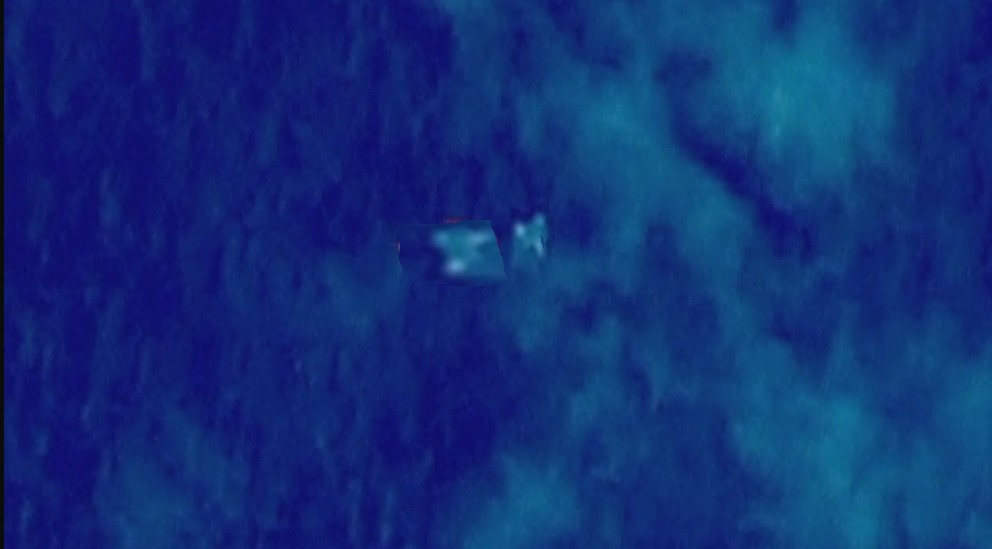
#> input picture image/data/chinese.sample.jpg, 992 x 549 px
$ jupyter execute Untitled.ipynb
#> lines starting #> are read from the running program, lines starting #| are printed output that depends on the picture; after the words box and inside, x2 and y2 are one past the last pixel; in counts of white or black regions, pixels touching at a corner belong together
[cell 1]
import cv2
import imutils
import matplotlib.pyplot as plt

[cell 2]
image = cv2.imread("data/chinese.sample.jpg")
#> image is the input picture: shape (549, 992, 3); mean B, G, R 119.7, 47.1, 16.6
mask = cv2.imread("data/mask.jpg")
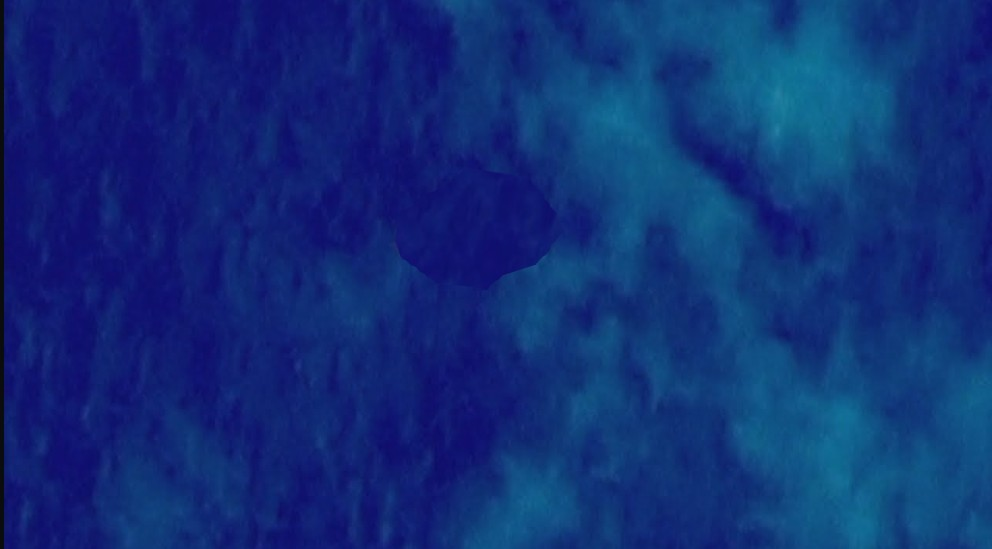
#> input picture image/data/mask.jpg, 992 x 549 px
#> mask is the input picture: shape (549, 992, 3); mean B, G, R 119.4, 46.3, 16.5

[cell 3]
plt.imshow(image)

[cell 4]
result = cv2.bitwise_and(mask, image)
plt.imshow(result)

[cell 5]
gray = cv2.cvtColor(image, cv2.COLOR_BGR2GRAY)
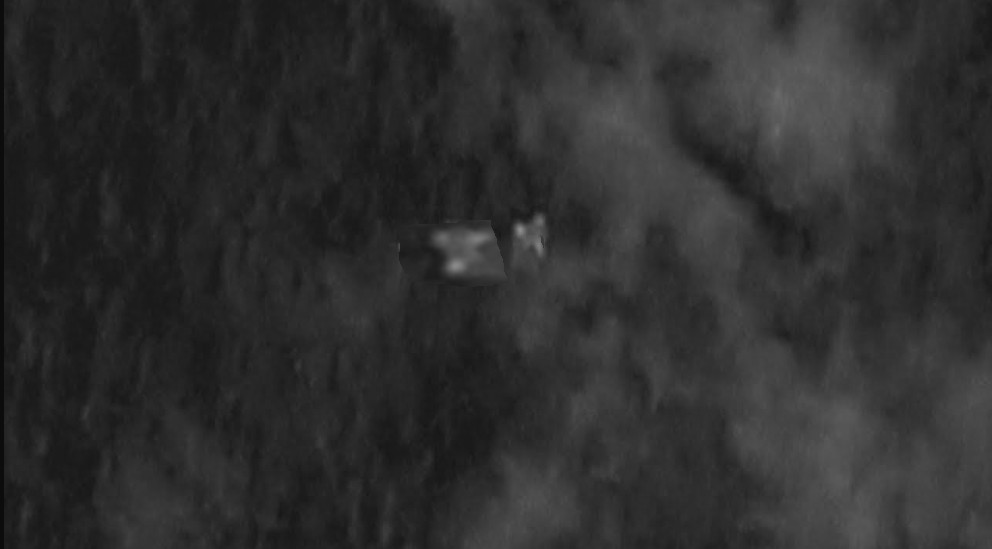
#> gray: shape (549, 992); min 9, max 141, mean 46.2
thresh = cv2.threshold(gray, 0, 255, cv2.THRESH_BINARY_INV + cv2.THRESH_OTSU)[1]
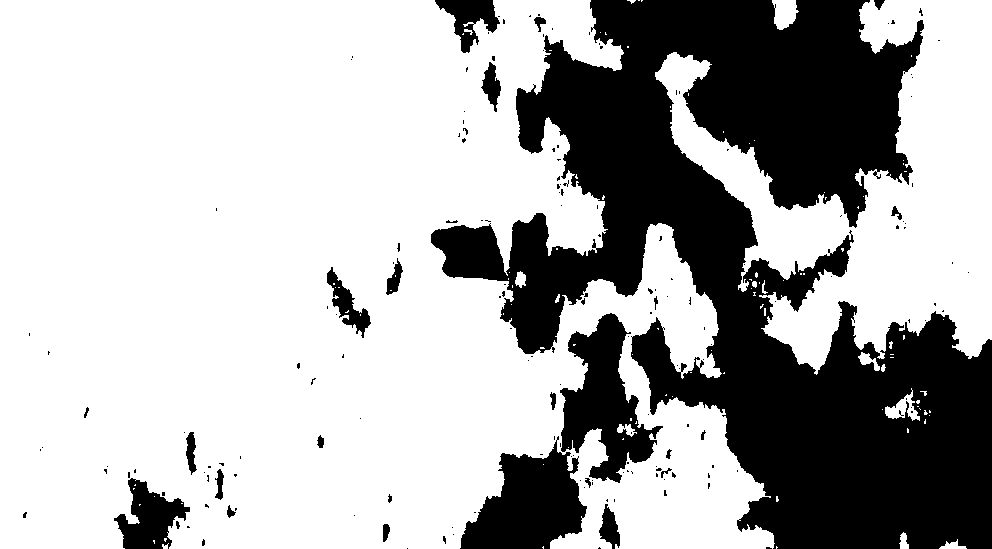
#> thresh: shape (549, 992); 69.1% white; 178 black regions (151 under 20 px)

# Find contours, filter using contour approximation, aspect ratio, and contour area
threshold_max_area = 5500
threshold_min_area = 10
cnts = cv2.findContours(thresh, cv2.RETR_TREE, cv2.CHAIN_APPROX_SIMPLE)
#> cnts = 295 contours, 245 with area under 20; largest, box (x1, y1, x2, y2) and area: (0, 0, 775, 549) 328153, (655, 0, 992, 375) 54431, (559, 312, 664, 484) 8623, (326, 266, 372, 339) 1165, (480, 61, 502, 113) 568
cnts = cnts[0] if len(cnts) == 2 else cnts[1]
for c in cnts:
    peri = cv2.arcLength(c, True)
    approx = cv2.approxPolyDP(c, 0.035 * peri, True)
    x,y,w,h = cv2.boundingRect(approx)
    aspect_ratio = w / float(h)
    area = cv2.contourArea(c)
    if len(approx) == 4 and area < threshold_max_area and area > threshold_min_area and (aspect_ratio >= 0.9 and aspect_ratio <= 1.1):
        cv2.rectangle(image, (x, y), (x + w, y + h), (36,255,12), 2)
#> this loop made 295 passes
#> (peri, x, y, w, h, aspect_ratio, area) on passes 5, 7, 27: (70.38, 939, 539, 28, 10, 2.8, 96.5), (47.8, 900, 532, 9, 17, 0.529, 92), (173.4, 885, 388, 35, 33, 1.06, 404.5)
